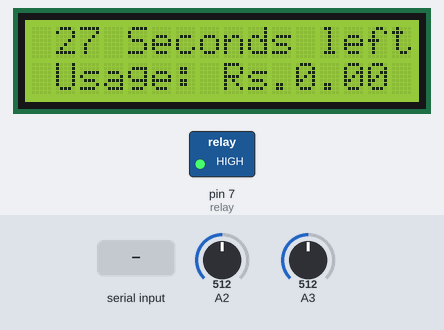
Bench run of a sketch on a simulated Arduino Uno, built with avr-gcc and run on an emulated ATmega328P. Parts: 16×2 character LCD, switched loads named in the sketch (green lamp = pin HIGH). Inputs (shaded band) come from the test bench; at power-on: A2 = 512, A3 = 512. The modem accepts every AT command (registered, SIM ready, sends succeed) and sends nothing else; what the sketch prints to the serial monitor is not drawn.

Above: at 14.1 s.
14.2 s: A2 set to 716
At 16.9 s:
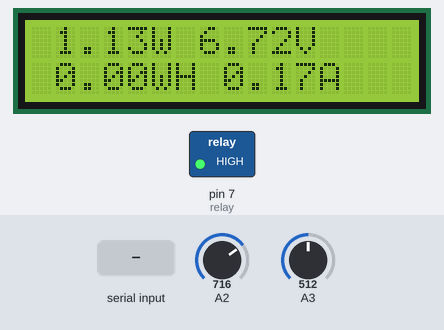
17.6 s: A3 set to 716
At 22.9 s:
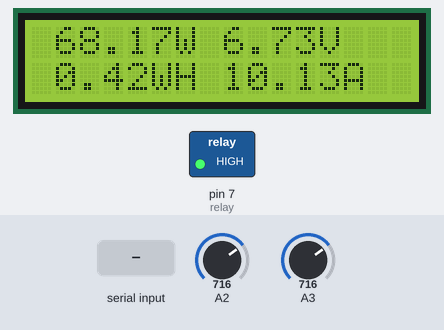
24.0 s: A2 set to 900
At 30.1 s:
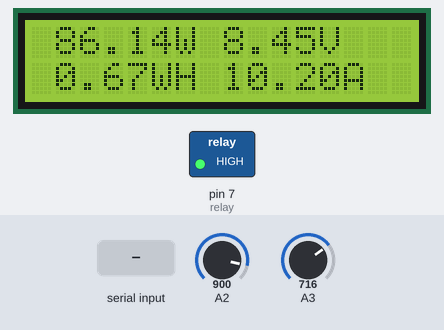
42.7 s: "c90\n" received over Serial
At 53.6 s:
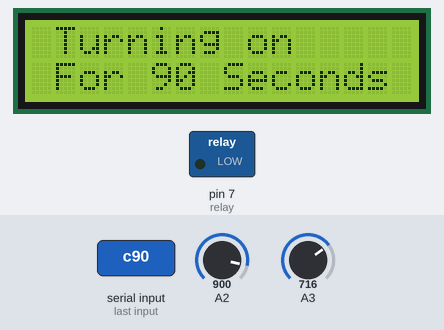
55.7 s: A3 set to 900
At 61.7 s:
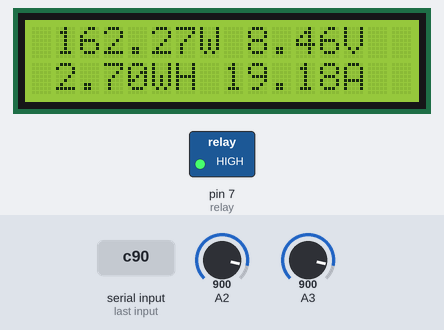
62.5 s: A2 set to 1023
At 67.7 s:
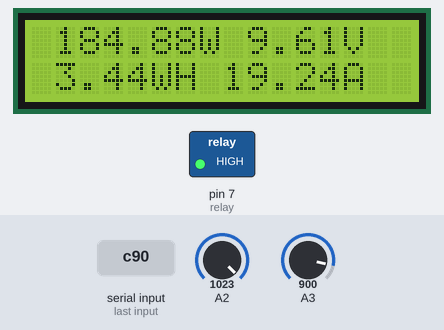
Timing chart, 0 to 69.2 s (numbered marks = the images above; inputs shaded):
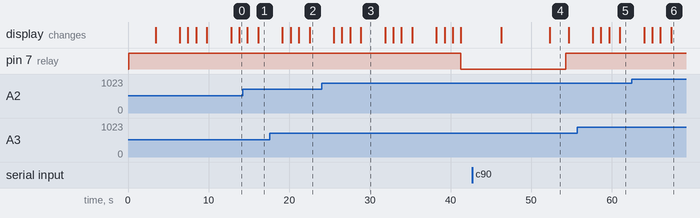

Measured:
- after the input at 42.7 s, pin 7 (relay): LOW → HIGH after 11.6 s; the display: first differs from a run without the input after 9.6 s (image 4)
- what the display in image 3 shows lasts 3.0 s, from 28.9 s to 31.9 s
- what the display in image 4 shows lasts 2.3 s, from 52.3 s to 54.6 s

The sketch:

Smart_Meter.ino
```cpp
#include<LiquidCrystal.h>
#include<SoftwareSerial.h>
int tlimit=40;
float usage;
char pno[]="7769092556";
int flag=0;
float vsample1=0.0; // read the Vout from voltage divider
float voltage=0.0;
float csample2=0.0;
float val=0.0;
float actualval=0.0;
float amps=0.0;
float totamps=0.0;
float avgamps=0.0;
float amphr=0.0;
float watt=0.0;
float energy=0.0;
int on;
int relay=7;
int count;
int dflag=1;
int cflag=0;
byte b[8]=
{
  B11111,
  B11111,
  B11111,
  B00000,
  B00000,
  B11111,
  B11111,
  B11111
  };
  byte d[8]=
{
  B11111,
  B11111,
  B00000,
  B00000,
  B11111,
  B11111,
  B11111,
  B11111
  };
  byte e[8]=
{
  B11111,
  B00000,
  B00000,
  B11111,
  B11111,
  B11111,
  B11111,
  B11111
  };
  byte f[8]=
{
  B11111,
  B11111,
  B11111,
  B11111,
  B00000,
  B00000,
  B11111,
  B11111
  };
byte g[8]=
{
  B11111,
  B11111,
  B11111,
  B11111,
  B11111,
  B00000,
  B00000,
  B11111
  };

byte c[8]=
{
  B10101,
  B11111,
  B10101,
  B11111,
  B10101,
  B11111,
  B10101,
  B11111
  };
byte h[] = {
  B11111,
  B10101,
  B11111,
  B10101,
  B11111,
  B10101,
  B11111,
  B10101
};
const int rs = 12, en = 11, d4 = 5, d5 = 4, d6 = 3, d7 = 2;
LiquidCrystal lcd(rs, en, d4, d5, d6, d7);
SoftwareSerial mySerial(9, 10);
void setup()
{

  lcd.begin(16,2);
  lcd.createChar(1,b);
  lcd.createChar(2,c);
  lcd.createChar(3,d);
  lcd.createChar(4,e);
  lcd.createChar(5,f);
  lcd.createChar(6,g);
  lcd.createChar(7,h);
  lcd.setCursor(0,0);
  lcd.write(2);
  lcd.write(7);
  lcd.print("Friendometer");
  lcd.write(7);
  lcd.write(2);

  lcd.setCursor(0,1);
  lcd.write(1);
  lcd.write(3);
  lcd.write(4);
  lcd.write(3);
  lcd.write(1);
  lcd.write(5);
  lcd.write(6);
  lcd.write(5);
  lcd.write(1);
  lcd.write(3);
  lcd.write(4);
  lcd.write(3);
  lcd.write(1);
  lcd.write(5);
  lcd.write(6);
  lcd.write(5);
  Serial.begin(9600);
  mySerial.begin(9600);
  pinMode(relay,OUTPUT);
  digitalWrite(relay,HIGH);
  delay(3000);
}
void loop()
{
  long milisec = millis();
  long time=milisec/1000;


  for(int i=0;i<150;i++)
  {
    vsample1+=analogRead(A2);
    csample2+=analogRead(A3);
    delay(2);

  }


 vsample1=vsample1/150;
 voltage=4.669*2*vsample1/1000;

 csample2=csample2/150;
 val =(5.0*csample2)/1024.0;
 actualval =val-2.5;
 amps =actualval*10;

totamps=totamps+amps;
avgamps=totamps/time;
amphr=(avgamps*time)/3600;
watt =voltage*amps;
energy=(watt*time)/3600;
count=tlimit-time;
usage=((energy*2.5)+(time/10))/100;
if (usage<0){
  usage=0;
  }

if (count<=0){
  count=0;
  }

if(dflag==1){
lcd.clear();
lcd.setCursor(1,0);
lcd.print(watt);
lcd.print("W ");
lcd.print(voltage);
lcd.print("V");
lcd.setCursor(1,1);
lcd.print(energy);
lcd.print("WH ");
lcd.print(amps);
lcd.print("A");
delay(3000);
//idk...
lcd.clear();
lcd.setCursor(0,2);
lcd.print(" Usage: Rs.");
lcd.print(usage);
lcd.setCursor(1,0);
milisec = millis();
time=milisec/1000;
count=tlimit-time;
if(count>=0){
lcd.print(count);
lcd.print(" Seconds left");
}
else{
  lcd.print("Timed out");
  }
delay(1000);
lcd.clear();
lcd.setCursor(0,2);
lcd.print(" Usage: Rs.");
lcd.print(usage);
lcd.setCursor(1,0);
milisec = millis();
time=milisec/1000;
count=tlimit-time;
if(count>0){
lcd.print(count);
lcd.print(" Seconds left");
}
else{
  lcd.print("Timed out");
  }
delay(1000);
lcd.clear();
lcd.setCursor(0,2);
lcd.print(" Usage: Rs.");
lcd.print(usage);
lcd.setCursor(1,0);
milisec = millis();
time=milisec/1000;
count=tlimit-time;
if(count>0){
lcd.print(count);
lcd.print(" Seconds left");
}
else{
  lcd.print("Timed out");
  }
  delay(1000);
}
milisec = millis();
time=milisec/1000;
if(time>tlimit){
  if(flag==0 || flag==1){
lcd.clear();
lcd.setCursor(1,0);
lcd.print("Turning off");
digitalWrite(relay,LOW);
if(cflag==0){
  lcd.setCursor(0,1);
  lcd.print(" Calling...");
  mySerial.println("AT");
  mySerial.print("ATD");
  mySerial.print(pno);
  mySerial.println(";");
  delay(5000);
  mySerial.println("ATH");
  lcd.clear();
  cflag=1;
    }
dflag=0;
delay(3000);
flag=1;
  }
}
if(flag==1){
  on=0;
  Serial.println("Enter Code...");
  delay(3000);
  }

  if(Serial.available()>0){
    if(Serial.peek()== 'c'){
      Serial.read();
      on=Serial.parseInt();
    }

  }
  if(on>=1){
  if(flag==1){
    lcd.clear();
    lcd.setCursor(1,0);
    lcd.print("Turning on");
    lcd.setCursor(0,1);
    lcd.print(" For ");
    lcd.print(on);
    lcd.print(" Seconds");
    delay(2000);
    digitalWrite(relay,HIGH);
    flag=0;
    dflag=1;
    cflag=0;
    milisec = millis();
    time=milisec/1000;
    tlimit=time+on;
    }
  }

}
```
